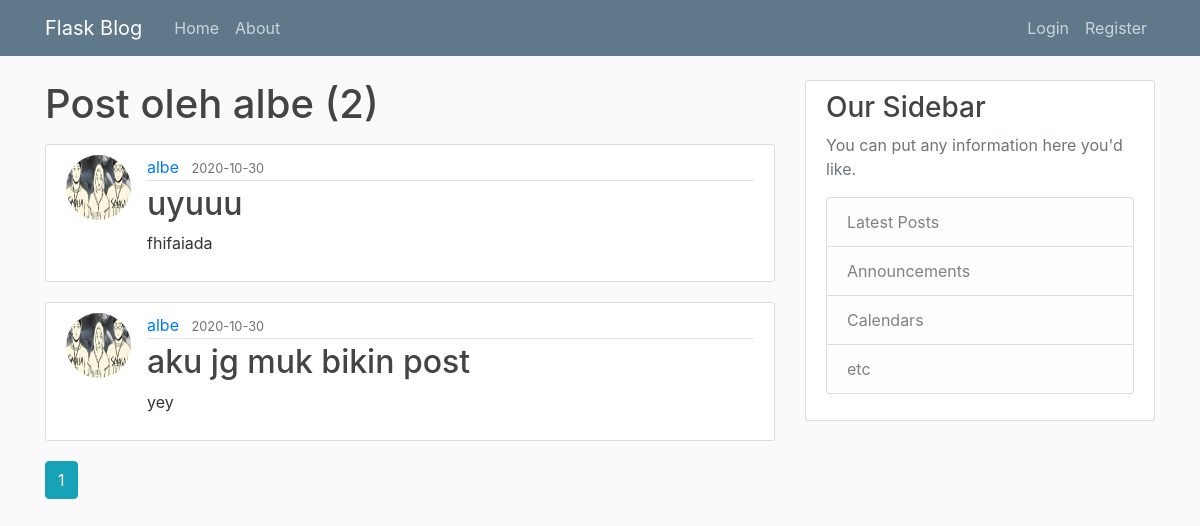
Page /user/albe on the committed database.
### models.py (models this page shows, shortened)
class User(db.Model, UserMixin) :
    id = db.Column(db.Integer, primary_key =True)
    username = db.Column(db.String(20), unique=True, nullable=False)
    email = db.Column(db.String(120), unique=True, nullable=False)
    image_file = db.Column(db.String(20), nullable=False, default='default.jpg')
    password = db.Column(db.String(60), nullable=False)
    posts = db.relationship('Post', backref='author', lazy=True)

class Post(db.Model) :
    id = db.Column(db.Integer, primary_key=True)
    title = db.Column(db.String(100), nullable=False)
    date_posted = db.Column(db.DateTime, nullable=False, default=datetime.utcnow)
    content = db.Column(db.Text, nullable=False)
    user_id = db.Column(db.Integer, db.ForeignKey('user.id'), nullable=False)

### flaskblog.py (the view)
@app.route('/user/<string:username>')
def user_posts(username):
    page = request.args.get('page', 1, type=int)
    user = User.query.filter_by(username=username).first_or_404()
    posts = Post.query.filter_by(author=user)\
        .order_by(Post.date_posted.desc())\
        .paginate(page=page, per_page=5)
    return render_template('user_posts.html', posts=posts, user=user)

### templates/user_posts.html
{% extends "layout.html" %}
{% block content %}
    <h1 class="mb-3">Post oleh {{ user.username }} ({{ posts.total }})</h1>
    {% for post in posts.items %}
        <article class="media content-section">
          <img class="rounded-circle article-img" src="{{ url_for('static', filename='profile_pics/' + post.author.image_file) }}">
          <div class="media-body">
            <div class="article-metadata">
              <a class="mr-2" href="{{ url_for('user_posts', username=post.author.username) }}">{{ post.author.username }}</a>
              <small class="text-muted">{{ post.date_posted.strftime('%Y-%m-%d') }}</small>
            </div>
            <h2><a class="article-title" href="{{ url_for('post', post_id=post.id) }}">{{ post.title }}</a></h2>
            <p class="article-content">{{ post.content }}</p>
          </div>
        </article>
    {% endfor %}
    {% for page_num in posts.iter_pages(left_edge=1, right_edge=1, left_current=1, right_current=2) %}
        {% if page_num %}
            {% if posts.page == page_num %}
                <a class="btn btn-info mb-4" href="{{ url_for('user_posts', username=user.username, page=page_num) }}">{{ page_num }}</a>
            {% else %}
                <a class="btn btn-outline-info mb-4" href="{{ url_for('user_posts', username=user.username, page=page_num) }}">{{ page_num }}</a>
            {% endif %}
        {% else %}
        .....
        {% endif %}
    {% endfor %}
{% endblock content %}

### static/main.css (style rules this page uses)
body { background: #fafafa; color: #333333; margin-top: 5rem; }
h1, h2, h3, h4, h5, h6 { color: #444444; }
.content-section { background: #ffffff; padding: 10px 20px; border: 1px solid #dddddd; border-radius: 3px; margin-bottom: 20px; }
.article-title { color: #444444; }
.article-content { white-space: pre-line; }
.article-img { height: 65px; width: 65px; margin-right: 16px; }
.article-metadata { padding-bottom: 1px; margin-bottom: 4px; border-bottom: 1px solid #e3e3e3 }

### rows in the picture
User: username "albe"
Post: image_file (picture), author.username "albe", date_posted "2020-10-30", title "uyuuu", content "fhifaiada"
Post: image_file (picture), author.username "albe", date_posted "2020-10-30", title "aku jg muk bikin post", content "yey"

### other values in the picture
{{ posts.total }} "2"
{{ page_num }} "1"
